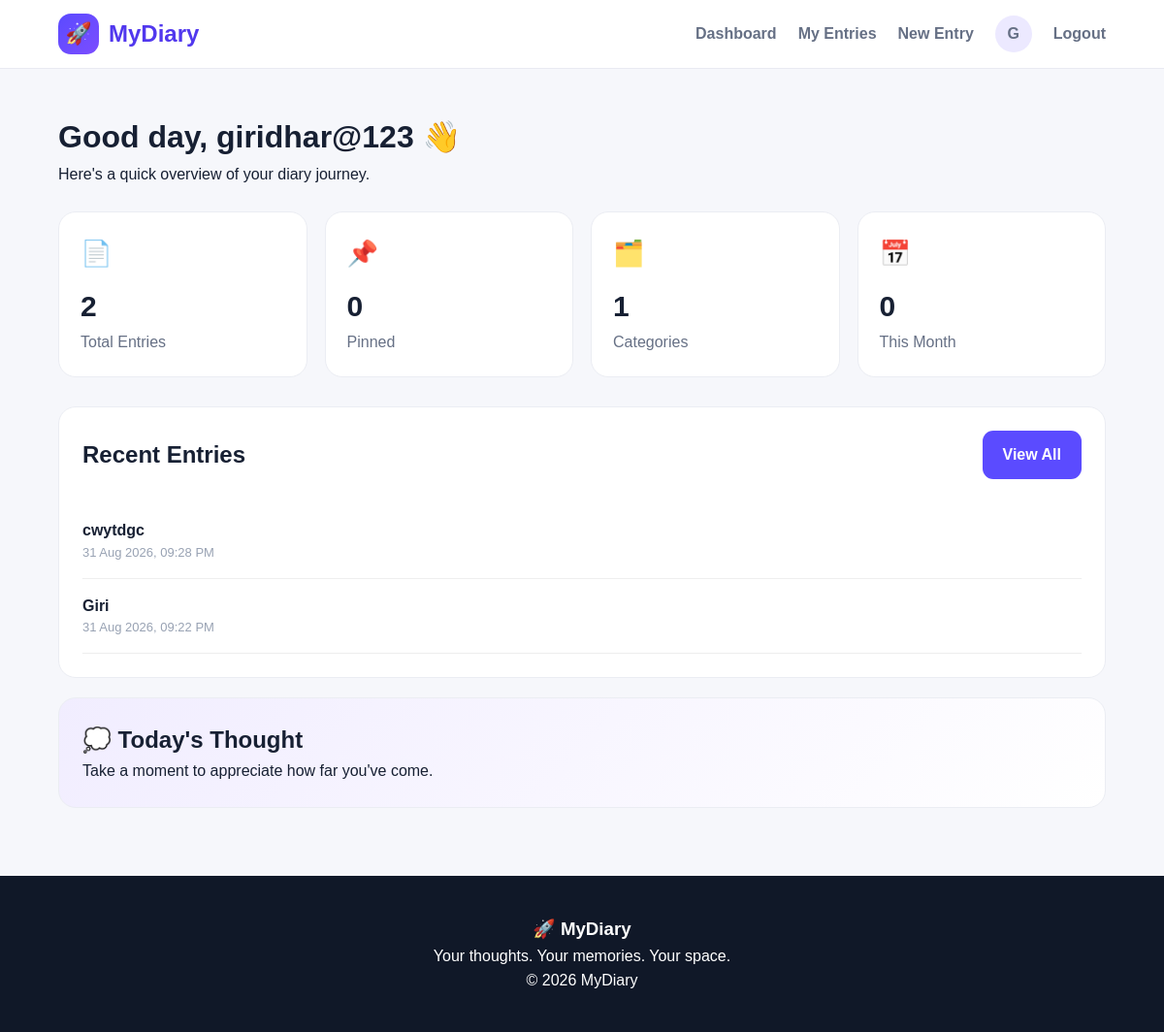
The app's page /dashboard/ (signed in) with its own data.
### diaryapp/models.py (models this page shows, shortened)
class DiaryEntry(models.Model):
    CATEGORY_CHOICES = [
        ('Personal', 'Personal'),
        ('Study', 'Study'),
        ('Work', 'Work'),
        ('Ideas', 'Ideas'),
        ('Travel', 'Travel'),
        ('Other', 'Other'),
    ]
    MOOD_CHOICES = [
        ('Happy', '😊 Happy'),
        ('Excited', '🤩 Excited'),
        ('Calm', '😌 Calm'),
        ('Neutral', '😐 Neutral'),
        ('Sad', '😔 Sad'),
        ('Angry', '😡 Angry'),
        ('Tired', '😴 Tired'),
    ]
    user = models.ForeignKey(
        User,
        on_delete=models.CASCADE,
        related_name='diary_entries'
    )
    title = models.CharField(max_length=200)
    content = models.TextField()
    category = models.CharField(
        max_length=20,
        choices=CATEGORY_CHOICES,
        default='Personal'
    )
    mood = models.CharField(
        max_length=20,
        choices=MOOD_CHOICES,
        default='Neutral'
    )
    is_pinned = models.BooleanField(default=False)
    created_at = models.DateTimeField(auto_now_add=True)
    updated_at = models.DateTimeField(auto_now=True)
    class Meta:
        ordering = ['-is_pinned', '-created_at']

### diaryapp/views.py (the view)
@login_required
def dashboard(request):
    entries = DiaryEntry.objects.filter(
        user=request.user
    )
    total_entries = entries.count()
    pinned_entries = entries.filter(
        is_pinned=True
    ).count()
    category_count = entries.values(
        'category'
    ).distinct().count()
    current_month_entries = entries.filter(
        created_at__month=__import__('datetime').date.today().month,
        created_at__year=__import__('datetime').date.today().year
    ).count()
    recent_entries = entries[:5]
    context = {
        'total_entries': total_entries,
        'pinned_entries': pinned_entries,
        'category_count': category_count,
        'current_month_entries': current_month_entries,
        'recent_entries': recent_entries,
    }
    return render(
        request,
        'diaryapp/dashboard.html',
        context
    )

### diaryapp/templates/diaryapp/dashboard.html (shortened to what this page needs)
{% extends 'diaryapp/base.html' %}
{% block content %}
<div class="page-title">
    <h1>
        Good day, {{ user.username }} 👋
    </h1>
    <p>
        Here's a quick overview of your diary journey.
    </p>
</div>
<div class="stats">
    <div class="stat-card">
        <div class="stat-icon">
            📄
        </div>
        <div class="stat-number">
            {{ total_entries }}
        </div>
        <div class="stat-label">
            Total Entries
        </div>
    </div>
    <div class="stat-card">
        <div class="stat-icon">
            📌
        </div>
        <div class="stat-number">
            {{ pinned_entries }}
        </div>
        <div class="stat-label">
            Pinned
        </div>
    </div>
    <div class="stat-card">
        <div class="stat-icon">
            🗂️
        </div>
        <div class="stat-number">
            {{ category_count }}
        </div>
        <div class="stat-label">
            Categories
        </div>
    </div>
    <div class="stat-card">
        <div class="stat-icon">
            📅
        </div>
        <div class="stat-number">
            {{ current_month_entries }}
        </div>
        <div class="stat-label">
            This Month
        </div>
    </div>
</div>
<div class="card">
    <div style="display:flex; justify-content:space-between; align-items:center;">
        <h2>
            Recent Entries
        </h2>
        <a
            class="btn"
            href="{% url 'diary_list' %}"
        >
            View All
        </a>
    </div>
    <br>
    {% for entry in recent_entries %}
        <div
            style="
                padding:15px 0;
                border-bottom:1px solid #eee;
            "
        >
            <a href="{% url 'diary_detail' entry.id %}">
                <strong>
                    {{ entry.title }}
                </strong>
            </a>
            <p class="entry-date">
                {{ entry.created_at|date:"d M Y, h:i A" }}
            </p>
        </div>
    {% empty %}
        <p>
            No entries yet.
        </p>
    {% endfor %}
</div>
<div class="card quote-card">
    <h2>
        💭 Today's Thought
    </h2>
    <p>
        Take a moment to appreciate how far you've come.
    </p>
</div>
{% endblock %}

### diaryapp/templates/diaryapp/base.html (shortened to what this page needs)
{% load static %}
<!DOCTYPE html>
<html lang="en">
<head>
    <link
        rel="stylesheet"
        href="{% static 'diaryapp/style.css' %}"
    >
</head>
<body>
<nav class="navbar">
    <a href="{% url 'home' %}" class="logo">
        <span class="logo-icon">
            🚀
        </span>
        MyDiary
    </a>
    <div class="nav-links">
        {% if user.is_authenticated %}
            <a href="{% url 'dashboard' %}">
                Dashboard
            </a>
            <a href="{% url 'diary_list' %}">
                My Entries
            </a>
            <a href="{% url 'create_entry' %}">
                New Entry
            </a>
            <a
                href="{% url 'profile' %}"
                class="profile-circle profile-link"
            >
                {{ user.username|first|upper }}
            </a>
            <a href="{% url 'logout' %}">
                Logout
            </a>
        {% endif %}
    </div>
</nav>
<div class="container">
    {% block content %}
    {% endblock %}
</div>
<footer class="footer">
    <h3>🚀 MyDiary</h3>
    <p>
        Your thoughts. Your memories. Your space.
    </p>
    <p>
        © 2026 MyDiary
    </p>
</footer>
</body>
</html>

### diaryapp/static/diaryapp/style.css (style rules this page uses)
* { box-sizing: border-box; margin: 0; padding: 0; }
body { font-family: Arial, Helvetica, sans-serif; background: #f6f7fb; color: #172033; line-height: 1.6; }
a { text-decoration: none; color: inherit; }
.navbar { background: white; border-bottom: 1px solid #e9eaf2; padding: 14px 5%; display: flex; align-items: center; justify-content: space-between; position: sticky; top: 0; z-index: 100; }
.logo { display: flex; align-items: center; gap: 10px; font-size: 24px; font-weight: 800; color: #5138ee; }
.logo-icon { width: 42px; height: 42px; display: flex; align-items: center; justify-content: center; background: linear-gradient( 135deg, #5b4bff, #7b4dff ); color: white; border-radius: 13px; font-size: 22px; }
.nav-links { display: flex; align-items: center; gap: 22px; }
.nav-links a { color: #667085; font-weight: 600; }
.profile-circle { width: 38px; height: 38px; border-radius: 50%; background: #ece9ff; color: #5138ee; display: flex; align-items: center; justify-content: center; font-weight: bold; }
.container { width: 90%; max-width: 1200px; margin: 45px auto; }
.btn { display: inline-block; border: none; border-radius: 11px; padding: 12px 21px; background: #5b4bff; color: white; font-weight: 700; cursor: pointer; }
.page-title { margin-bottom: 25px; }
.stats { display: grid; grid-template-columns: repeat( 4, 1fr ); gap: 18px; margin-bottom: 30px; }
.stat-card { background: white; border-radius: 18px; padding: 22px; border: 1px solid #ebedf3; }
.stat-icon { font-size: 26px; margin-bottom: 10px; }
.stat-number { font-size: 30px; font-weight: 800; }
.stat-label { color: #667085; }
.card { background: white; border-radius: 18px; border: 1px solid #ebedf3; padding: 24px; margin-bottom: 20px; }
.entry-date { font-size: 13px; color: #98a2b3; }
.quote-card { background: linear-gradient( 135deg, #f1edff, #ffffff ); }
.footer { margin-top: 70px; background: #101828; color: white; padding: 40px 5%; text-align: center; }

### records on screen
DiaryEntry: title "cwytdgc", created_at "31 Aug 2026, 09:28 PM"
DiaryEntry: title "Giri", created_at "31 Aug 2026, 09:22 PM"

### other values on screen
{{ user.username|first|upper }} "G"
{{ user.username }} "giridhar@123"
{{ total_entries }} "2"
{{ pinned_entries }} "0"
{{ category_count }} "1"
{{ current_month_entries }} "0"
